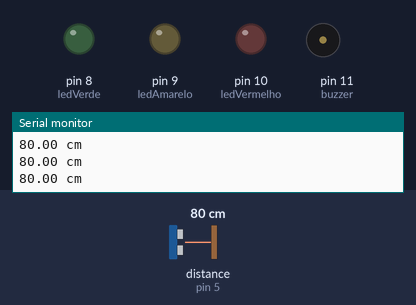
The sketch below on a simulated Arduino Uno, built with avr-gcc and run on an emulated ATmega328P. Parts: output pins drawn as LEDs (lit = HIGH), buzzer (waves = sounding), the last lines printed to the serial monitor. The test bench sets the inputs (shaded band); at power-on: distance to the obstacle (sensor on pin 5) 80 cm. The echo pulse lasts 58.3 µs per cm.

Above: at 1.3 s.
1.4 s: distance to the obstacle (sensor on pin 5) set to 45 cm
2.9 s: distance to the obstacle (sensor on pin 5) set to 37 cm
At 4.2 s:
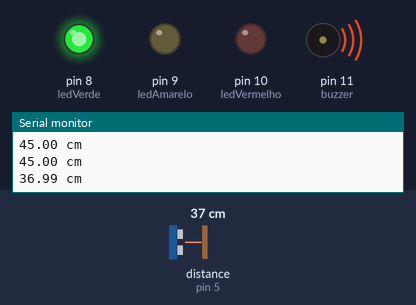
4.5 s: distance to the obstacle (sensor on pin 5) set to 2 cm
At 5.5 s:
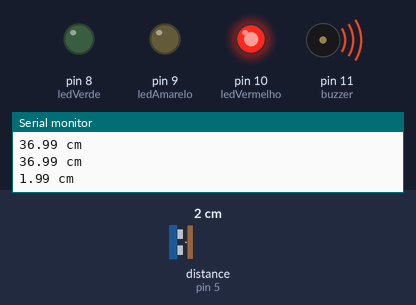
6.3 s: distance to the obstacle (sensor on pin 5) set to 8 cm
At 7.2 s:
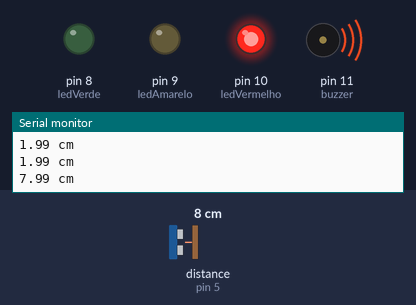
7.8 s: distance to the obstacle (sensor on pin 5) set to 11 cm
At 9.6 s:
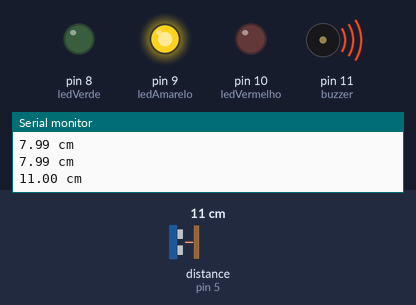
9.9 s: distance to the obstacle (sensor on pin 5) set to 4 cm
At 10.8 s:
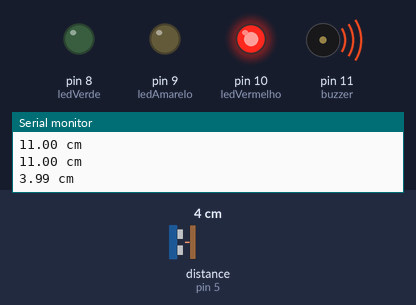
Timing chart, 0 to 12.6 s (numbered marks = the images above; inputs shaded):
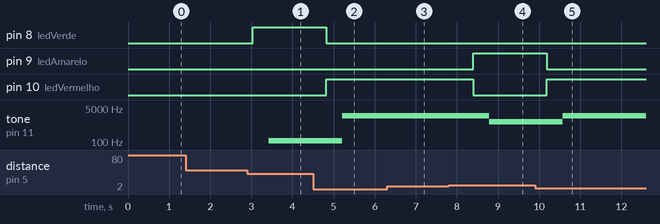

The sketch:

garagem_inteligente.ino
```cpp
#include "Ultrasonic.h"
Ultrasonic ultrasonic(4, 5); // Trigger na porta 4 e Echo na porta 5

//Declarando os LED como constantes em seus respectivos pinos
const int ledVerde = 8;
const int buzzer = 11;
const int ledAmarelo = 9;
const int ledVermelho = 10;
int frequencia;
float seno;


long microsec = 0; // variaveis de controle
float distanciaCM = 0;

void setup() {
  Serial.begin(9600); //Inicializando o serial monitor
  pinMode(ledVerde, OUTPUT); //declarando os LEDs como saida
  pinMode(ledAmarelo, OUTPUT);
  pinMode(ledVermelho, OUTPUT);
  pinMode(buzzer, OUTPUT);
}

void loop() {
  //Lendo o valor do sensor
  microsec = ultrasonic.timing();

  //Convertendo a distância em CM
  distanciaCM = ultrasonic.convert(microsec, Ultrasonic::CM);

  ledDistancia();
  Serial.print(distanciaCM);// mostrar a distancia na porta serial
  Serial.println(" cm");// colocar unidade de medida
  delay(500);// espera de 500 milissegundos
}
void tocaBuzzer(){
  for(int x=0;x<180;x++){
    seno=(sin(x*3.1416/180));
    frequencia = 2000+(int(seno*2500));
    tone(buzzer, frequencia);
    delay(2);
  }
}
void tocaBuzzer2(){
  for(int x=0;x<180;x++){
    seno=(sin(x*3.1416/180));
    frequencia = 1000+(int(seno*2500));
    tone(buzzer, frequencia);
    delay(2);
  }
}

void tocaBuzzer3(){
  for(int x=0;x<180;x++){
    seno=(sin(x*3.1416/180));
    frequencia = 100+(int(seno*1000));
    tone(buzzer, frequencia);
    delay(2);
  }
}

void naoToca(){
  noTone(buzzer);
}


void ledDistancia() {

  //Desliga todos os LEDs
  digitalWrite(ledVerde, LOW);
  digitalWrite(ledAmarelo, LOW);
  digitalWrite(ledVermelho, LOW);
  noTone(buzzer);

  // criando as condicoes se a distancia for entre 30 cm e 20 cm
  if (distanciaCM <= 40 and distanciaCM >= 20) {

    digitalWrite(ledVerde, HIGH); //liga o LED verde
    tocaBuzzer3();

  }
  // se a distancia for 10 cm e 20 cm
  if (distanciaCM <= 20 and distanciaCM >= 10) {
    digitalWrite(ledAmarelo, HIGH); //liga LED amarelo
    tocaBuzzer2();
  }

  if (distanciaCM < 10) { // se a distancia for menor que 10 cm
    digitalWrite(ledVermelho, HIGH); // liga LED vermelho
    tocaBuzzer();
  }

}
```

Measured:
- the behaviour switches between 41 and 40 cm on distance to the obstacle (sensor on pin 5) (found by bisection; images 0 and 1)
- the behaviour switches between 9 and 10 cm on distance to the obstacle (sensor on pin 5) (found by bisection; images 3 and 4)
- after the input at 2.9 s, pin 8 (ledVerde): LOW → HIGH after 0.13 s; tone on pin 11 (buzzer): silent → 117 Hz after 0.52 s
- after the input at 4.5 s, pin 8 (ledVerde): HIGH → LOW after 0.32 s; pin 10 (ledVermelho): LOW → HIGH after 0.32 s; tone on pin 11 (buzzer): 117 Hz → 2043 Hz after 0.71 s
- after the input at 6.3 s, tone on pin 11 (buzzer): stays 2043 Hz (without the input it goes to 3767 Hz after 1.5 s)
- after the input at 7.8 s, pin 9 (ledAmarelo): LOW → HIGH after 0.60 s; pin 10 (ledVermelho): HIGH → LOW after 0.60 s; tone on pin 11 (buzzer): 2043 Hz → 1043 Hz after 0.99 s
- after the input at 9.9 s, pin 9 (ledAmarelo): HIGH → LOW after 0.29 s; pin 10 (ledVermelho): LOW → HIGH after 0.29 s; tone on pin 11 (buzzer): 1043 Hz → 2043 Hz after 0.68 s
